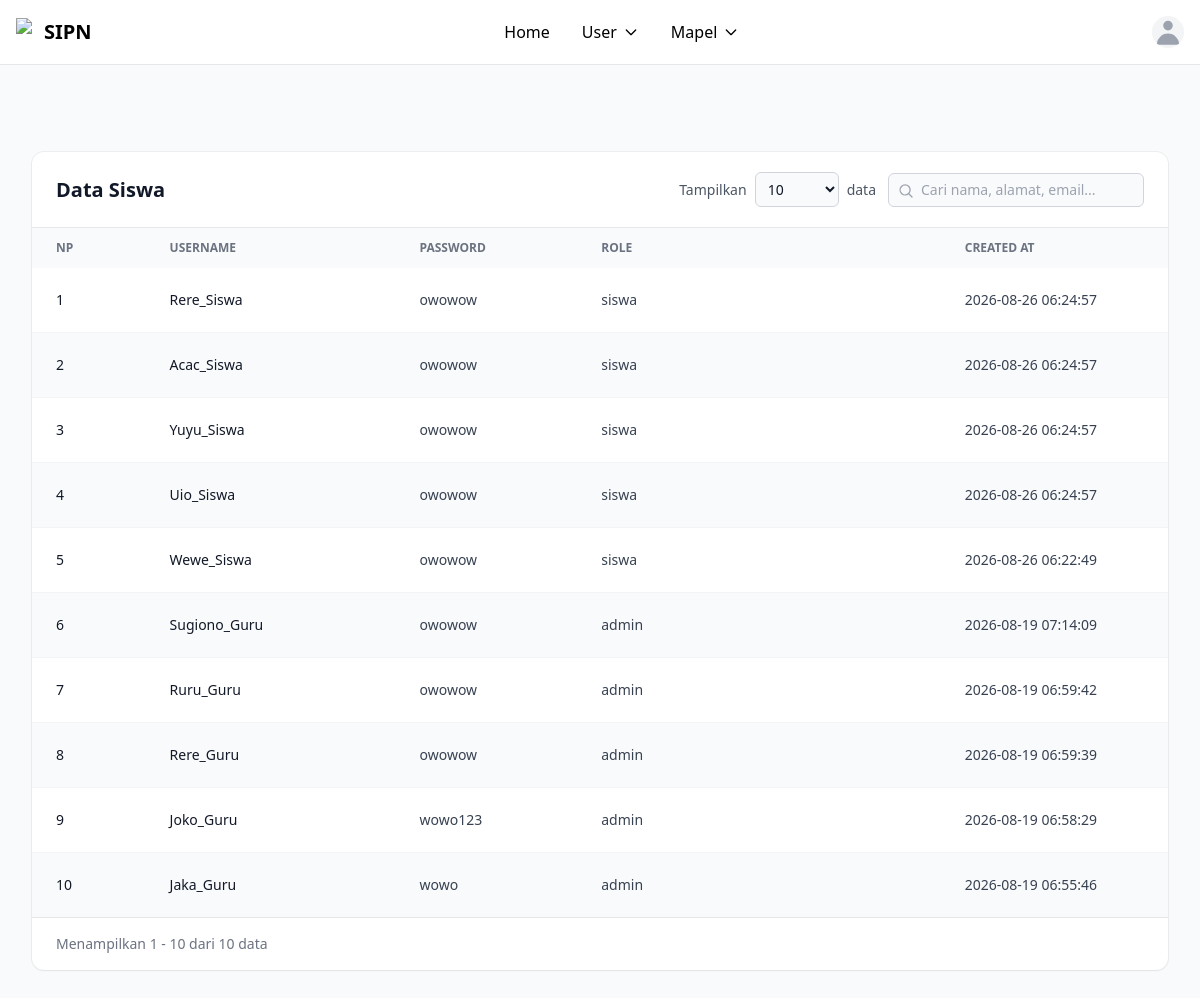
/tabeluseraja.php, run on the app's committed database.
### tables this page shows
CREATE TABLE `users` (
  `id` int NOT NULL,
  `username` varchar(50) NOT NULL,
  `password` varchar(255) NOT NULL,
  `role` enum('admin','guru','siswa') NOT NULL,
  `created_at` timestamp NOT NULL
);

### tabeluseraja.php (the view, shortened to what this page needs)
<!DOCTYPE html>
<html lang="en">
<head>
  <script src="https://cdn.tailwindcss.com"></script>
</head>
<body class="bg-gray-50 antialiased">
<?php
include "navbar.php";
include __DIR__ . "/kon.php";
$data = [];
$sql = "SELECT * FROM users ORDER BY id DESC";
$bam = mysqli_query($conn, $sql);
while ($row = mysqli_fetch_assoc($bam)) {
    $data[] = $row;
}
?>
<main class="mx-auto max-w-7xl px-4 pt-32 pb-10 sm:px-6 lg:px-8">
    <div class="bg-white shadow-sm ring-1 ring-gray-900/5 rounded-xl">
        <div class="flex flex-col gap-3 px-6 py-5 border-b border-gray-900/10 sm:flex-row sm:items-center sm:justify-between">
            <h1 class="text-xl font-bold text-gray-900">Data Siswa</h1>
            <div class="flex flex-col gap-3 sm:flex-row sm:items-center">
                <div class="flex items-center gap-2">
                    <label for="showEntries" class="text-sm text-gray-600 whitespace-nowrap">Tampilkan</label>
                    <select id="showEntries" class="rounded-md bg-gray-50 border border-gray-300 text-sm text-gray-900 px-2 py-1.5 outline-none focus:ring-2 focus:ring-indigo-600">
                        <option value="10" selected>10</option>
                    </select>
                    <span class="text-sm text-gray-600 whitespace-nowrap">data</span>
                </div>
                <div class="relative">
                    <svg class="absolute left-2.5 top-2.5 size-4 text-gray-400" fill="none" viewBox="0 0 24 24" stroke-width="2" stroke="currentColor"><path stroke-linecap="round" stroke-linejoin="round" d="m21 21-5.2-5.2m0 0a7.5 7.5 0 1 0-10.6-10.6 7.5 7.5 0 0 0 10.6 10.6Z" /></svg>
                    <input id="searchInput" type="text" placeholder="Cari nama, alamat, email..." class="w-full sm:w-64 rounded-md bg-gray-50 border border-gray-300 pl-8 pr-3 py-1.5 text-sm text-gray-900 outline-none focus:ring-2 focus:ring-indigo-600">
                </div>
            </div>
        </div>
        <div class="relative overflow-x-auto">
            <table class="w-full min-w-[720px] table-fixed text-sm text-left text-gray-700">
                <colgroup>
                    <col class="w-[10%]">
                    <col class="w-[22%]">
                    <col class="w-[16%]">
                    <col class="w-[32%]">
                    <col class="w-[20%]">
                </colgroup>
                <thead class="bg-gray-50 text-xs uppercase text-gray-500">
                    <tr>
                        <th scope="col" class="px-6 py-3 font-semibold">Np</th>
                        <th scope="col" class="px-6 py-3 font-semibold">Username</th>
                        <th scope="col" class="px-6 py-3 font-semibold">Password</th>
                        <th scope="col" class="px-6 py-3 font-semibold">Role</th>
                      <th scope="col" class="px-6 py-3 font-semibold">Created At</th>
                    </tr>
                </thead>
                <tbody id="tableBody" class="divide-y divide-gray-100">
                    <?php
                    $no = 1;
                    foreach ($data as $user):
                    ?>
                    <tr class="odd:bg-white even:bg-gray-50 hover:bg-indigo-50/60 transition-colors">
                        <td class="px-6 py-4 font-medium text-gray-900"><?php echo $no++; ?></td>
                        <td class="px-6 py-4 font-medium text-gray-900 truncate" title="<?php echo ($user['username'] ?? ''); ?>"><?php echo ($user['username'] ?? ''); ?></td>
                        <td class="px-6 py-4 whitespace-nowrap"><?php echo ($user['password'] ?? ''); ?></td>
                        <td class="px-6 py-4 whitespace-nowrap"><?php echo ($user['role'] ?? ''); ?></td>
                        <td class="px-6 py-4 whitespace-nowrap"><?php echo ($user['created_at'] ?? ''); ?></td>
                    </tr>
                    <?php endforeach; ?>
                </tbody>
            </table>
        </div>
        <div class="flex flex-col gap-3 px-6 py-4 border-t border-gray-900/10 sm:flex-row sm:items-center sm:justify-between">
            <p id="entriesInfo" class="text-sm text-gray-500"></p>
        </div>
    </div>
</main>
</body>
</html>

### navbar.php (shortened to what this page needs)
<!DOCTYPE html>
<html lang="en">
<head>
  <script src="https://cdn.tailwindcss.com"></script>
</head>
<body>
<nav class="bg-white fixed w-full z-20 top-0 start-0 border-b border-default">
    <div class="flex flex-wrap justify-between items-center mx-auto max-w-screen-xl p-4">
        <a href="table.php" class="flex items-center space-x-3 rtl:space-x-reverse">
            <img src="https://encrypted-tbn0.gstatic.com/images?q=tbn:ANd9GcRdGVkppsfwNB0d2JxYA8hfHtTQQd_tcevK1KQzO6m7yQ&s" class="h-7" />
            <span class="self-center text-xl font-semibold whitespace-nowrap text-heading">SIPN</span>
        </a>
        <div class="flex items-center order-2 space-x-3 md:order-3 rtl:space-x-reverse">
            <button type="button" class="flex text-sm bg-neutral-primary rounded-full focus:ring-4 focus:ring-neutral-tertiary" id="user-menu-button" aria-expanded="false" data-dropdown-toggle="user-dropdown" data-dropdown-placement="bottom">
                <svg class="w-8 h-8 rounded-full text-gray-400 bg-gray-100" aria-hidden="true" xmlns="http://www.w3.org/2000/svg" fill="currentColor" viewBox="0 0 20 20">
                    <path fill-rule="evenodd" d="M10 9a3 3 0 1 0 0-6 3 3 0 0 0 0 6Zm-7 9a7 7 0 1 1 14 0H3Z" clip-rule="evenodd"/>
                </svg>
            </button>
        </div>
        <div id="navbar-menu" class="items-center justify-between hidden w-full md:flex md:w-auto md:order-1">
            <ul class="flex flex-col mt-4 font-medium md:flex-row md:mt-0 md:space-x-8 rtl:space-x-reverse">
                <li>
                    <a href="table.php" class="block py-2 px-3 text-heading hover:text-fg-brand border-b border-light hover:bg-neutral-secondary-soft md:hover:bg-transparent md:border-0 md:hover:text-fg-brand md:p-0" aria-current="page">Home</a>
                </li>
                <li>
                    <button id="dropdownUserButton" data-dropdown-toggle="dropdownUser" type="button" class="flex items-center justify-between w-full py-2 px-3 font-medium text-heading border-b border-light md:w-auto hover:bg-neutral-secondary-soft md:hover:bg-transparent md:border-0 md:hover:text-fg-brand md:p-0">
                        User
                        <svg class="w-4 h-4 ms-1.5" aria-hidden="true" xmlns="http://www.w3.org/2000/svg" width="24" height="24" fill="none" viewBox="0 0 24 24"><path stroke="currentColor" stroke-linecap="round" stroke-linejoin="round" stroke-width="2" d="m19 9-7 7-7-7"/></svg>
                    </button>
                </li>
                <li>
                    <button id="dropdownMapelButton" data-dropdown-toggle="dropdownMapel" type="button" class="flex items-center justify-between w-full py-2 px-3 font-medium text-heading border-b border-light md:w-auto hover:bg-neutral-secondary-soft md:hover:bg-transparent md:border-0 md:hover:text-fg-brand md:p-0">
                        Mapel
                        <svg class="w-4 h-4 ms-1.5" aria-hidden="true" xmlns="http://www.w3.org/2000/svg" width="24" height="24" fill="none" viewBox="0 0 24 24"><path stroke="currentColor" stroke-linecap="round" stroke-linejoin="round" stroke-width="2" d="m19 9-7 7-7-7"/></svg>
                    </button>
                </li>
            </ul>
        </div>
    </div>
</nav>
</body>
</html>

### data on the page
users: username "Rere_Siswa", password "owowow", role "siswa", created_at "2026-08-26 06:24:57"
users: username "Acac_Siswa", password "owowow", role "siswa", created_at "2026-08-26 06:24:57"
users: username "Yuyu_Siswa", password "owowow", role "siswa", created_at "2026-08-26 06:24:57"
users: username "Uio_Siswa", password "owowow", role "siswa", created_at "2026-08-26 06:24:57"
users: username "Wewe_Siswa", password "owowow", role "siswa", created_at "2026-08-26 06:22:49"
users: username "Sugiono_Guru", password "owowow", role "admin", created_at "2026-08-19 07:14:09"
users: username "Ruru_Guru", password "owowow", role "admin", created_at "2026-08-19 06:59:42"
users: username "Rere_Guru", password "owowow", role "admin", created_at "2026-08-19 06:59:39"
users: username "Joko_Guru", password "wowo123", role "admin", created_at "2026-08-19 06:58:29"
users: username "Jaka_Guru", password "wowo", role "admin", created_at "2026-08-19 06:55:46"
